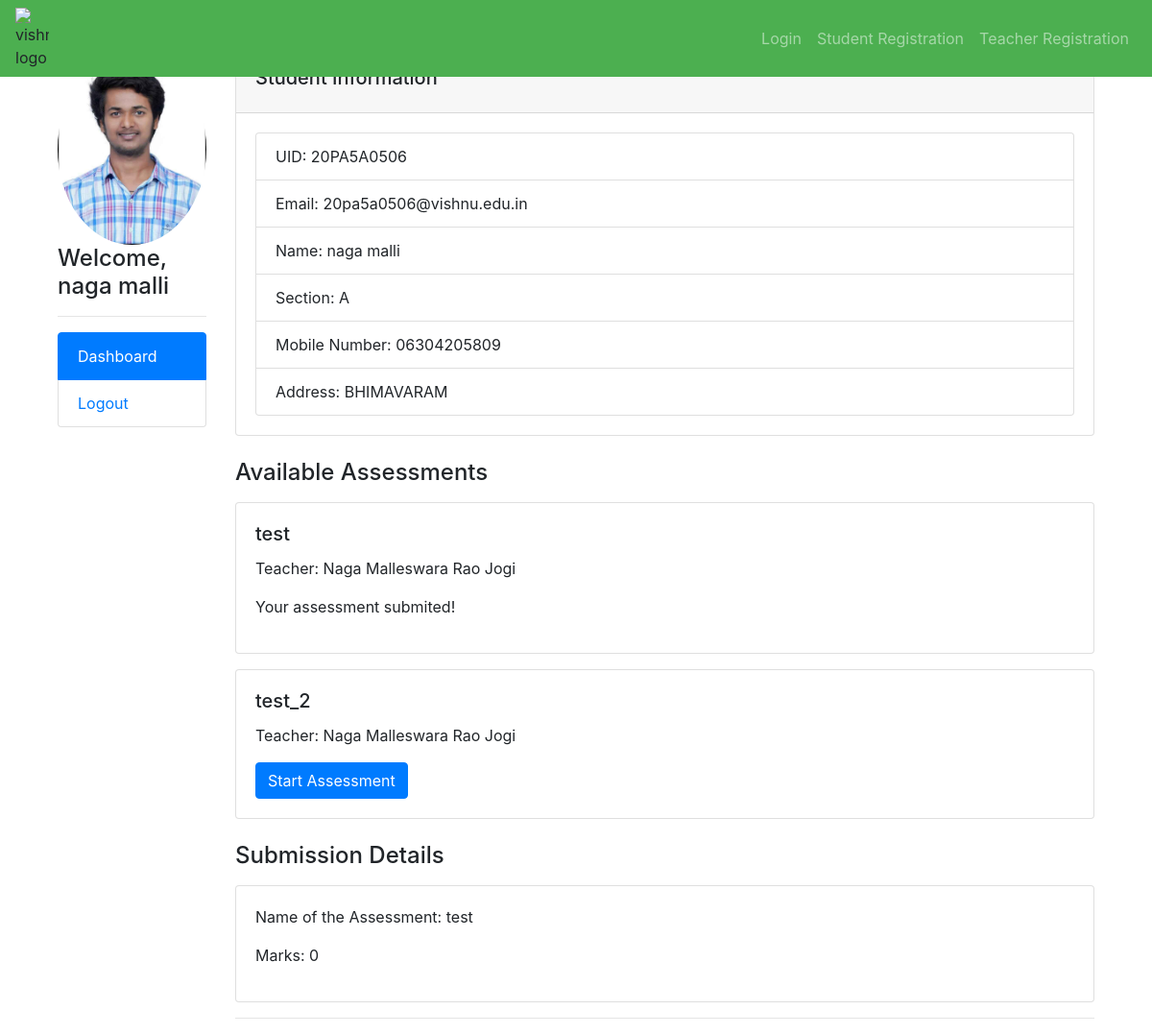
Page /student_dashboard (signed in) on the committed database.
### app/models.py (models this page shows, shortened)
class Student(models.Model):
    uid = models.CharField(max_length=30,primary_key=True,unique=True)
    email = models.EmailField(max_length=255)
    password=models.CharField(max_length=255,default=f"{uid}")
    fname = models.CharField(max_length=50)
    lname = models.CharField(max_length=50)
    image = models.ImageField(upload_to='profile_images/', blank=True, null=True)
    sec = models.CharField(max_length=10)
    mobile_num = models.CharField(max_length=15)
    address = models.CharField(max_length=255)

class Assessment(models.Model):
    name = models.CharField(max_length=100)
    teacher = models.ForeignKey(Teacher, on_delete=models.CASCADE)
    created_at = models.DateTimeField(auto_now_add=True)

class Teacher(models.Model):
    uid = models.CharField(max_length=30,primary_key=True,unique=True)
    name = models.CharField(max_length=100)
    Email = models.EmailField()
    password=models.CharField(max_length=255,default=f"{uid}")
    mobile_num = models.CharField(max_length=100)
    image = models.ImageField(upload_to='profile_images/', blank=True, null=True)
    des = models.CharField(max_length=100,default="None")

class Submission(models.Model):
    student = models.ForeignKey(Student, on_delete=models.CASCADE)
    assessment = models.ForeignKey(Assessment, on_delete=models.CASCADE)
    marks = models.IntegerField()
    class Meta:
        unique_together = ['student', 'assessment']

### app/views.py (the view)
# urls.py: path('student_dashboard', views.student_dashboard, name='student_dashboard'),
def student_dashboard(request):
    if 'user_id' not in request.session:
        return redirect('login')
    try:
        student = Student.objects.get(uid=request.session['user_id'])
    except Student.DoesNotExist:
        return redirect('login')
    submissions = Submission.objects.all()
    submissions = Submission.objects.filter(student=student)
    temp=0
    flag=[]
    for submission in submissions:
            flag.append(submission.assessment.id)
    print(flag)
    assessment = Assessment.objects.filter()
    context = {
        'student': student,
        'submissions': submissions,
        'assessment': assessment,
        'temp': temp,
        'flag':flag,
    }
    return render(request, 'student_d.html', context)

### templates/student_d.html (shortened to what this page needs)
{% extends 'base.html' %}
{% block content %}
<div class="container-fluid">
  <div class="row">
    <div class="col-md-2">
      <img src="{{ student.image.url }}" alt="Profile Image" class="img-fluid rounded-circle">
      <h4>Welcome, {{ student.fname }} {{ student.lname }}</h4>
      <hr>
      <ul class="list-group">
        <li class="list-group-item active">Dashboard</li>
        <li class="list-group-item"><a href="{% url 'logout' %}">Logout</a></li>
      </ul>
    </div>
    <div class="col-md-10">
      <div class="card">
        <div class="card-header">
          <h5 class="card-title">Student Information</h5>
        </div>
        <div class="card-body">
          <ul class="list-group">
            <li class="list-group-item">UID: {{ student.uid }}</li>
            <li class="list-group-item">Email: {{ student.email }}</li>
            <li class="list-group-item">Name: {{ student.fname }} {{ student.lname }}</li>
            <li class="list-group-item">Section: {{ student.sec }}</li>
            <li class="list-group-item">Mobile Number: {{ student.mobile_num }}</li>
            <li class="list-group-item">Address: {{ student.address }}</li>
          </ul>
        </div>
      </div>
      <div class="mt-4">
        <h4>Available Assessments</h4>
        {% for assignment in assessment %}
        <div class="card mt-3">
          <div class="card-body">
            <h5 class="card-title">{{ assignment.name }}</h5>
            <p>Teacher: {{ assignment.teacher.name }}</p>
            {% if assignment.id in flag %}
              <p>Your assessment submited!</p>
            {% else %}
              <a href="{% url 'start_assignment' assignment.id %}" class="btn btn-primary">Start Assessment</a>
            {% endif %}
          </div>
        </div>
        {% endfor %}
      </div>
      <div class="mt-4">
        <h4>Submission Details</h4>
        {% for submission in submissions %}
        <div class="card mt-3">
          <div class="card-body">
            <p>Name of the Assessment: {{ submission.assessment.name }}</p>
            <p>Marks: {{ submission.marks }}</p>
          </div>
        </div>
        <hr>
        {% endfor %}
      </div>
    </div>
  </div>
</div>
{% endblock %}

### templates/base.html (shortened to what this page needs)
<!DOCTYPE html>
<html lang="en">
<head>
    <link rel="stylesheet" href="https://cdnjs.cloudflare.com/ajax/libs/twitter-bootstrap/4.6.1/css/bootstrap.min.css">
</head>
<body>
    <nav class="navbar navbar-expand-lg navbar-dark fixed-top">
        <img src="https://media.licdn.com/dms/image/C560BAQEjvDRq8qw-YA/company-logo_200_200/0/1628077987761?e=1697673600&v=beta&t=-w5Q-iBbDV8f9zkKOHARLSelv331VOnjFILHz9KLkkQ" alt="vishnu logo" width="3%" height="3%" >
        <div class="collapse navbar-collapse" id="navbarNav">
            <ul class="navbar-nav ml-auto">
                <li class="nav-item">
                    <a class="nav-link" href="{% url 'login' %}">Login</a>
                </li>
                <li class="nav-item">
                    <a class="nav-link" href="{% url 'student_r' %}">Student Registration</a>
                </li>
                <li class="nav-item">
                    <a class="nav-link" href="{% url 'teacher_r' %}">Teacher Registration</a>
                </li>
            </ul>
        </div>
    </nav>
    <div class="container">
        {% block content %}{% endblock %}
    </div>
</body>
</html>

### templates/base.html (style rules this page uses)
html, body { height: 100%; }
body { padding-top: 56px; }
.navbar { background-color: #4CAF50; }
.navbar-nav a { color: #fff; }

### rows in the picture
Student: image (picture), fname "naga", lname "malli", uid "20PA5A0506", email "20pa5a0506@vishnu.edu.in", sec "A", mobile_num "06304205809", address "BHIMAVARAM"
Assessment: name "test", teacher.name "Naga Malleswara Rao Jogi", shows "Your assessment submited!"
Assessment: name "test_2", teacher.name "Naga Malleswara Rao Jogi", shows "Start Assessment"
Submission: assessment.name "test", marks "0"
